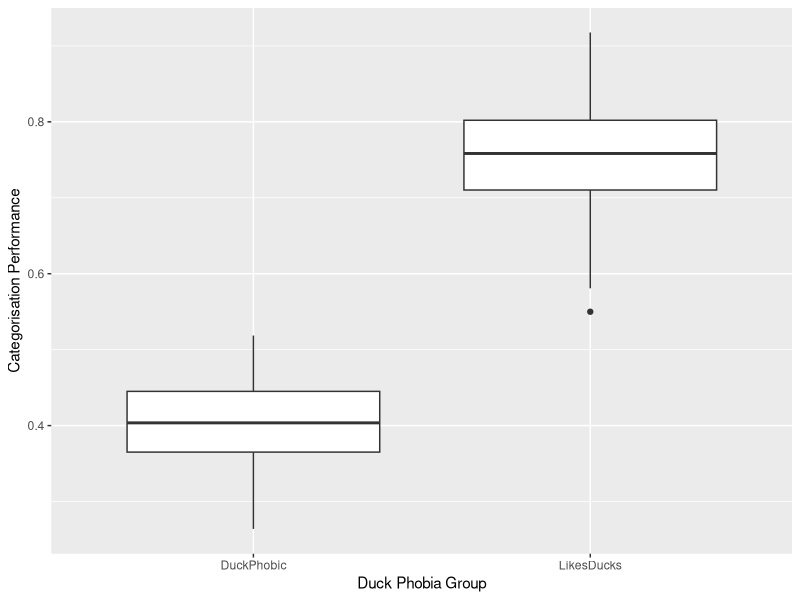
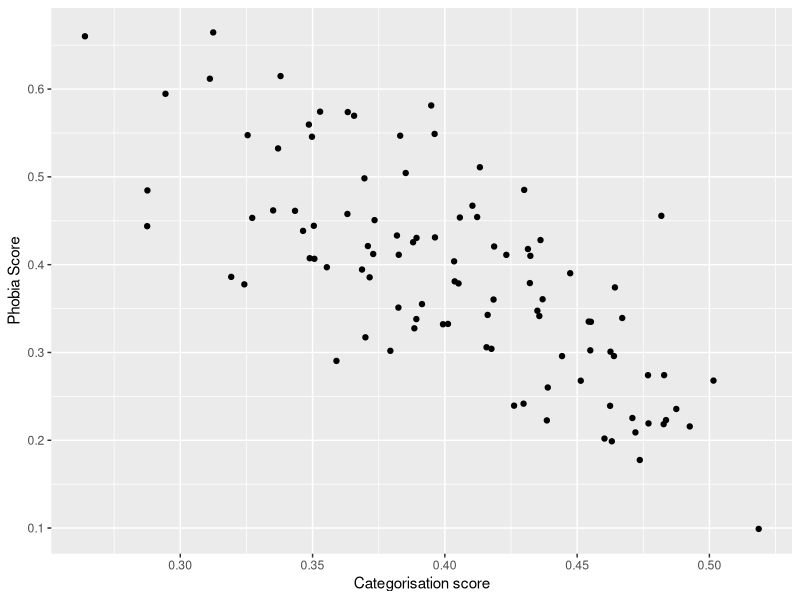
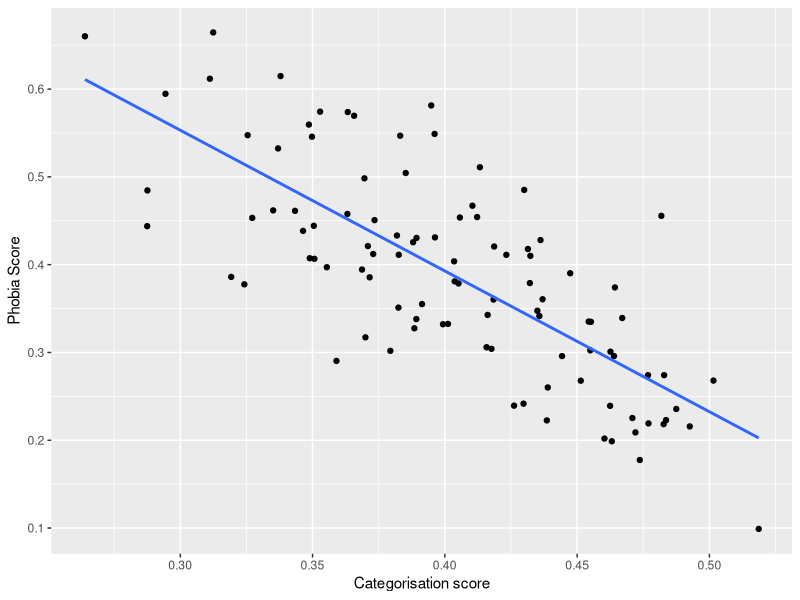
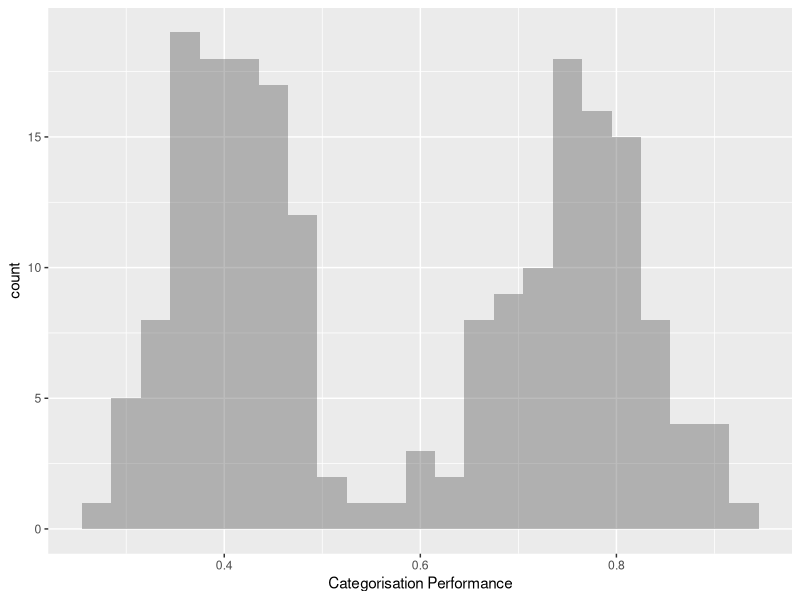
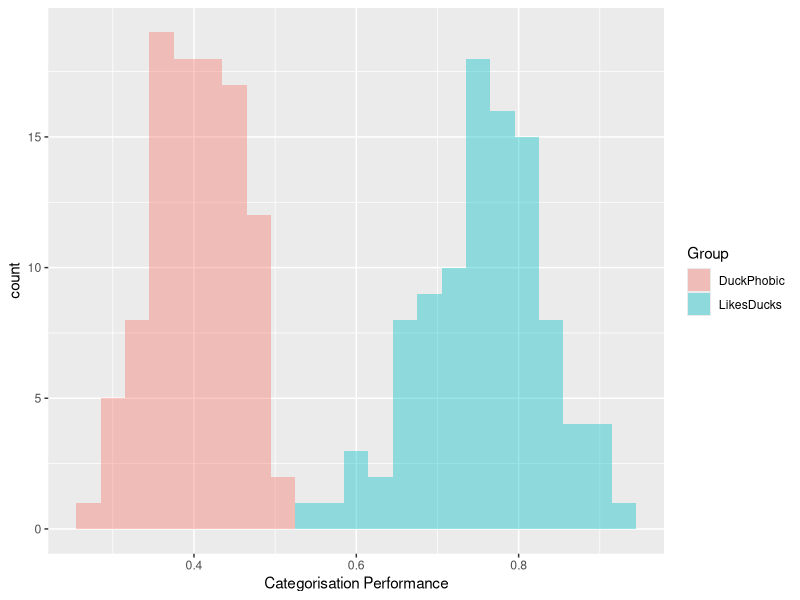

Recreate these plots in R, in order.
## ---- chunk 1
setwd("/Users/yongzhi/Dropbox/R workshop/RWorkshop2")
list.files()
library(ggplot2)
library(psych)
## ---- chunk 2
DuckData <- read.csv("DuckGroups.csv", header = TRUE, na.strings = "")
str(DuckData)
## ---- chunk 3
describe(DuckData$DuckCategPerform)
describeBy(DuckData$DuckCategPerform, group = DuckData$Group)
describeBy(DuckData$DuckCategPerform, group = DuckData$Group, mat = TRUE)
describeBy(DuckData$Phobiascore, group = DuckData$Group, mat = TRUE)
## ---- chunk 4
t.test(DuckCategPerform ~ Group, data = DuckData, var.equal = TRUE)
## ---- chunk 5
DuckPhobicPeople <- DuckData[DuckData$Group == ("DuckPhobic"),]
cor.test(DuckPhobicPeople$DuckCategPerform, DuckPhobicPeople$Phobiascore, method = "pearson")
regresults <- lm(DuckCategPerform ~ Phobiascore, data = DuckPhobicPeople)
summary(regresults)
## ---- chunk 6
#Boxplot for Group differences in Duck Categorisation Performance
ggplot(DuckData, aes(Group,DuckCategPerform)) + geom_boxplot() + xlab("Duck Phobia Group") + ylab("Categorisation Performance")

#Scatterplot for the relationship between Phobiascore and Duck Categorisation Performance in Duck Phobic People
ggplot(DuckPhobicPeople, aes(DuckCategPerform, Phobiascore)) + geom_point() + xlab("Categorisation score") + ylab("Phobia Score")
## ---- chunk 7

#Between-subjects ANOVA for Group differences in categorization performance
ANOVAmod <- aov(DuckCategPerform ~ Group, data = DuckData)
summary(ANOVAmod)

#Scatterplot for the relationship between Phobiascore and Duck Categorisation Performance in Duck Phobic People with a fitted regression line (the geom_smooth function. lm refers to linear model)
ggplot(DuckPhobicPeople, aes(DuckCategPerform, Phobiascore)) + geom_point() + geom_smooth(method = lm,se = FALSE) + xlab("Categorisation score") + ylab("Phobia Score")

#Histogram for duck categorisation performance. 
ggplot(DuckData, aes(DuckCategPerform)) + geom_histogram(binwidth=.03, alpha=.4) + xlab("Categorisation Performance")

#But wait! There are two groups of participants, LikesDucks and DuckPhobic. Let's use the fill function to colour the histogram so that we know which columns belong to which group.
ggplot(DuckData, aes(DuckCategPerform, fill = Group)) + geom_histogram(binwidth=.03, alpha=.4) + xlab("Categorisation Performance")
